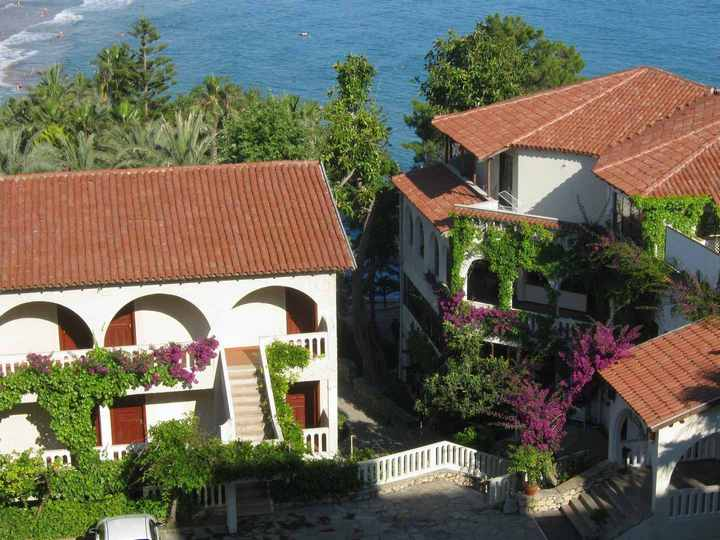
#> input picture 4 semestr/comp_grafic/labS/labS_pil/3_lab/files/roof_half.JPG, 720 x 540 px, found by its file name
$ python bezie.py
#> lines starting #> are read from the running program, lines starting #| are printed output that depends on the picture; after the words box and inside, x2 and y2 are one past the last pixel; in counts of white or black regions, pixels touching at a corner belong together
import random
from PIL import Image, ImageDraw #Подключим необходимые библиотеки

def sign(x): # знак числа
        if x > 0:
                return 1
        if x < 0:
                return -1
        return 0
def line(x1, y1, x2, y2):  # рисуем линию из точки (x1,y1) в точку (x2,y2)
        dX = abs(x2 - x1)
        dY = abs(y2 - y1)
        if dX >= dY: # если наклон по X больше Y, то X меняем на 1 и смотрим Y
            if x1 > x2: # если точка 2 правее точки 1, меняем их местами
                    x1, x2 = x2, x1
                    y1, y2 = y2, y1
            err = 0 # накапливаемая "ошибка"
            dErr = dY
            y = y1
            dirY = sign(y2 - y1)
            for x in range(x1, x2 + 1):
                    draw.point((x,y),(0,0,0))
                    err += dErr
                    if err + err >= dX:
                            y += dirY
                            err -= dX
        else: # если наклон по Y больше, то, наоборот, Y меняем на 1 и смотрим X
            if y1 > y2: # если точка 2 ближе точки 1, меняем их местами
                    x1, x2 = x2, x1
                    y1, y2 = y2, y1
            err = 0 # накапливаемая "ошибка"
            dErr = dX
            x = x1
            dirX = sign(x2 - x1)
            for y in range(y1, y2 + 1):
                    draw.point((x,y),(0,0,0))
                    err += dErr
                    if err + err >= dY:
                            x += dirX
                            err -= dY
def bezie(p0, p1, p2, p3):
	oldBx = p0[0]
	oldBy = p0[1]
	for i in range(101):
		t = i / 100
		Bx = int((1-t)*(1-t)*(1-t)*p0[0] + 3*t*(1-t)*(1-t)*p1[0] + 3*t*t*(1-t)*p2[0] + t*t*t*p3[0])
		By = int((1-t)*(1-t)*(1-t)*p0[1] + 3*t*(1-t)*(1-t)*p1[1] + 3*t*t*(1-t)*p2[1] + t*t*t*p3[1])
		line(oldBx, oldBy, Bx, By)
		oldBx = Bx
		oldBy = By

image = Image.open("/4 semestr/comp_grafic/labS/Lab_3_Inverse Parabolic Interpolation Method/files/roof_half.JPG") #Открываем изображение
#> image is the input picture: PIL image 720x540 RGB; mean R, G, B 106.8, 103.9, 88.5
draw = ImageDraw.Draw(image) #Создаем инструмент для рисования
width  = image.size[0] #Определяем ширину
#> width = 720
height = image.size[1] #Определяем высоту
#> height = 540
pix = image.load() #Выгружаем значения пикселей
for x in range(width):
        for y in range(height):
                draw.point((x, y), (255, 255, 255))
line(width//4, height//4, width//4, height*3//4)
#> after the loop in line, `for y in range(y1, y2 + 1):`: err = 0; x = 180
line(width*3//4, height//4, width*3//4, height*3//4)
bezie((width//4,height//4), (width//4,height*3//4), (width*3//4,height//4), (width*3//4,height*3//4))
image.show()
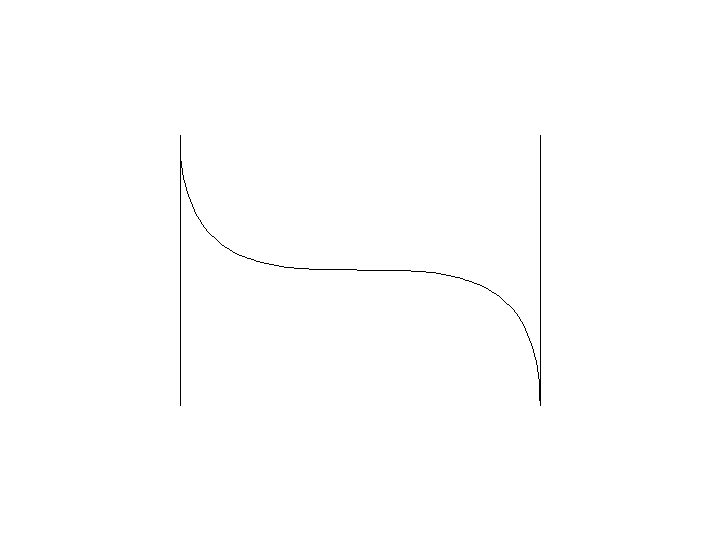
#> shown: PIL image 720x540 RGB; 99.7% white; black in thin lines or dots, all inside (x1, y1, x2, y2) = (180, 135, 541, 406)
#image.save("result.jpg")
del draw
